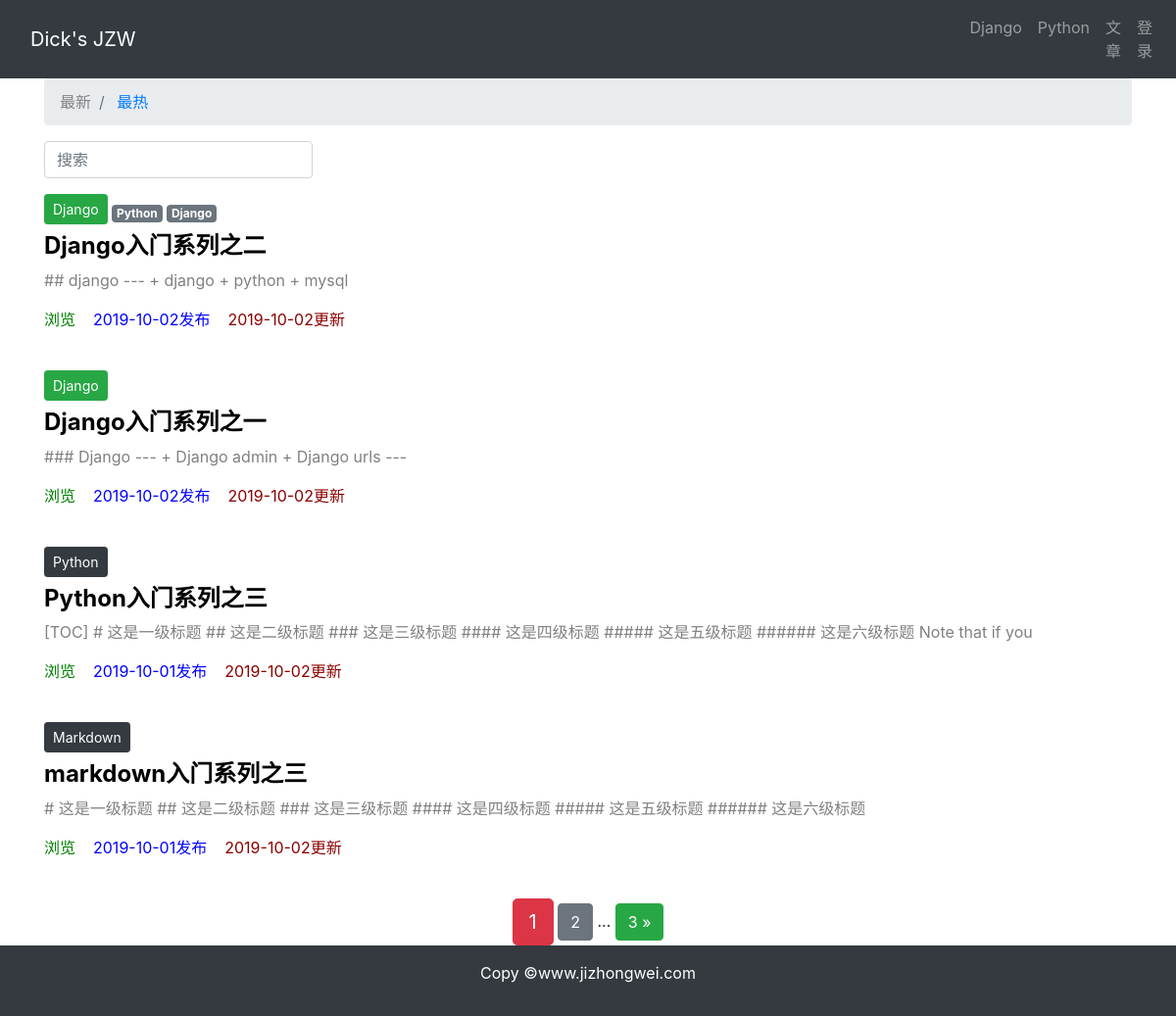
/article/article-list, run on an earlier commit of the app's database.
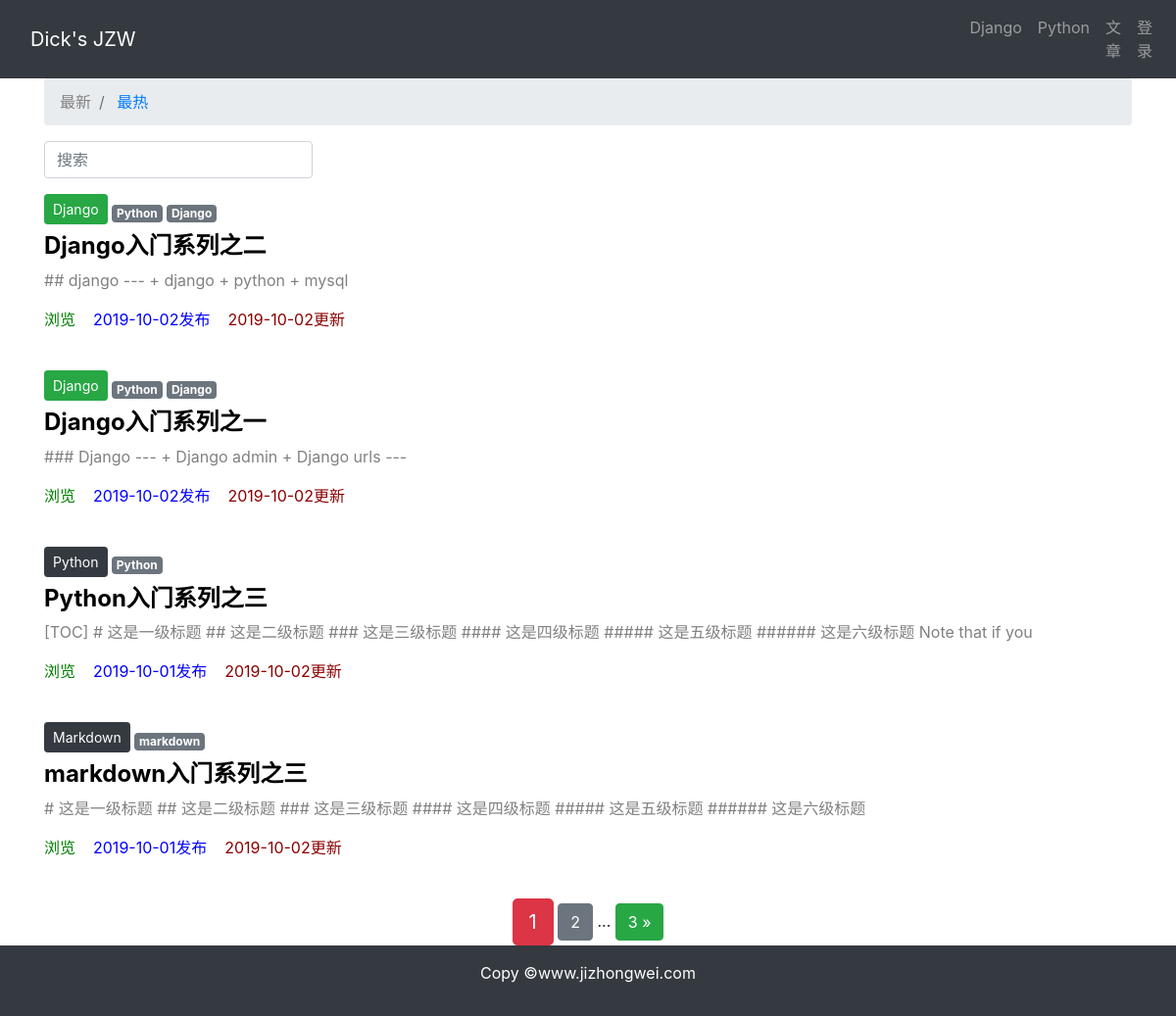
And on a later commit of the database.
### article/models.py (models this page shows, shortened)
class ArticlePost(models.Model):
    author = models.ForeignKey(User, on_delete= models.CASCADE)
    title = models.CharField(max_length= 100)
    body = models.TextField()
    created = models.DateTimeField(default= timezone.now)
    updated = models.DateTimeField(auto_now= True)
    views = models.PositiveIntegerField(default= 0)
    column = models.ForeignKey(
        ArticleColumn,
        null= True,
        blank= True,
        on_delete= models.CASCADE,
        related_name= 'article',
    )
    tags = TaggableManager(blank= True)
    class Meta:
        ordering = ('-created',)

class ArticleColumn(models.Model):
    title = models.CharField(max_length= 100, blank= True)
    created = models.DateTimeField(default= timezone.now)
    def __str__(self):
        return self.title

### article/views.py (the view)
# urls.py: path('article-list', views.article_list, name = 'article-list'),
def article_list(request):
    search = request.GET.get('search')
    order = request.GET.get('order')
    column = request.GET.get('column')
    tag = request.GET.get('tag')
    article_list = ArticlePost.objects.all()
    if search:
        article_list = ArticlePost.objects.filter(
            Q(title__icontains= search) | Q(body__icontains= search)
        )
    else:
        search = ''
    if column is not None and column.isdigit():
        article_list = article_list.filter(column= column)
    if tag and tag != 'None':
        article_list = article_list.filter(tags__name__in = [tag])
    if order == 'views':
        article_list = article_list.order_by('-views')
    paginator = Paginator(article_list, 4)
    page = request.GET.get('page')
    articles = paginator.get_page(page)
    context = {'articles': articles,
               'order': order,
               'search': search,
               'column': column,
               'tag': tag,
               }
    return render(request, 'article/list.html', context)

### templates/article/list.html (shortened to what this page needs)
{% extends 'base.html' %}
{% load staticfiles %}
{% block content %}
    <div class="container">
        <nav>
            <ol class="breadcrumb">
                <li class="breadcrumb-item">
                    {% if order == 'views' %}
                        <a href="{% url 'article:article-list' %}?search={{ search }}&column={{ column }}&tag={{ tag }}">
                            最新
                        </a>
                    {% else %}
                        <span style="color:gray;">最新</span>
                    {% endif %}
                </li>
                <li class="breadcrumb-item">
                    {% if order == 'views' %}
                        <span style="color:gray;">最热</span>
                    {% else %}
                        <a href="{% url 'article:article-list' %}?order=views&seach={{ search }}&column={{ column }}&tag={{ tag }}">
                            最热
                        </a>
                    {% endif %}
                </li>
            </ol>
        </nav>
        <div class="row">
            <div class="col-auto mr-auto">
                <form class="form-inline">
                    <input type="text" class="form-control mb-2 mr-sm-2" name="search" placeholder="搜索" required>
                </form>
            </div>
        </div>
        <div class="row mt-2">
            {% for article in articles %}
                <div class="col-12">
                    {% if article.column %}
                        <button type="button"
                                class="btn btn-sm mb-2
                                       {% if article.column.title == 'Django' %}
                                       btn-success
                                       {% elif article.column.title == 'Html' %}
                                       btn-danger
                                       {% elif aritcle.column.title == 'Markdown' %}
                                       btn-warning
                                       {% else %}
                                       btn-dark
                                       {% endif %}
                                ">
                            {{ article.column }}
                        </button>
                    {% endif %}
                    <span>
                        {% for tag in article.tags.all %}
                            <a href="{% url 'article:article-list' %}?tag={{ tag }}" class="badge badge-secondary">
                                {{ tag }}
                            </a>
                        {% endfor %}
                    </span>
                    <h4>
                        <b>
                            <a href="{% url 'article:article-detail' article.id %}"
                            style="color:black;">
                                {{ article.title }}
                            </a>
                        </b>
                    </h4>
                    <div>
                        <p style="color:gray;">
                            {{ article.body | slice:'100' }}
                        </p>
                    </div>
                    <p>
                        <span style="color:green;">
                            {{ article.total_views }}浏览&nbsp;&nbsp;&nbsp;
                        </span>
                        <span style="color:blue;">
                            {{ article.created | date:"Y-m-d" }}发布&nbsp;&nbsp;&nbsp;
                        </span>
                        <span style="color:darkred;">
                            {{ article.updated | date:"Y-m-d" }}更新
                        </span>
                    </p>
                    <br>
                </div>
            {% endfor %}
        </div>
        <div class="pagination row">
            <div class="m-auto">
                <span class="step-links">
                    <span class="current btn btn-danger btn-lg">
                        {{ articles.number }}
                    </span>
                    {% if articles.has_next %}
                        <a href="?page={{ articles.next_page_number }}&order={{ order }}&search={{ search }}&column={{ column }}&tag={{ tag }}" class="btn btn-secondary">
                            {{ articles.next_page_number }}
                        </a>
                        <span>...</span>
                        <a href="?page={{ articles.paginator.num_pages }}&order={{ order }}&search={{ search }}&column={{ column }}&tag={{ tag }}" class="btn btn-success">
                            {{ articles.paginator.num_pages }} &raquo;
                        </a>
                    {% endif %}
                </span>
            </div>
        </div>
    </div>
{% endblock %}

### templates/base.html (shortened to what this page needs)
{% load staticfiles %}
<!doctype html>
<html lang="zh-cn">
<head>
    <link rel="stylesheet" href="{% static 'bootstrap/css/bootstrap.min.css' %}">
    <link rel="stylesheet" href="{% static 'md_css/friendly.css' %}">
</head>
<body>
    {% include 'header.html' %}
    {% block content %}
    {% endblock %}
    {% include 'footer.html' %}
</body>
</html>

### templates/header.html (shortened to what this page needs)
<nav class="navbar navbar-expand-lg navbar-dark bg-dark">
    <div class="container">
        <a href="{% url 'article:article-list' %}" class="navbar-brand">Dick's JZW</a>
    </div>
    <div class="collapse navbar-collapse" id="collapsibleNavbar">
        <ul class="navbar-nav">
            <li class="nav-item">
                <a href="#" class="nav-link">Django</a>
            </li>
            <li class="nav-item">
                <a href="#" class="nav-link">Python</a>
            </li>
            <li class="nav-item">
                <a href="{% url 'article:article-list' %}" class="nav-link">文章</a>
            </li>
            {% if user.is_authenticated %}
                <li class="nav-item dropdown">
                    <a href="#" class="nav-link dropdown-toggle" role="button" data-toggle="dropdown">
                        {{ user.username | upper }}
                    </a>
                    <div class="dropdown-menu">
                        <a class="dropdown-item" href="{% url 'userprofile:logout' %}">退出登录</a>
                        <a href="#" class="dropdown-item" onclick="user_delete()">删除用户</a>
                        <a href="{% url 'userprofile:edit' user.id %}" class="dropdown-item">个人信息</a>
                        <a href="{% url 'article:article-create' %}" class="dropdown-item">写文章</a>
                    </div>
                </li>
            {% else %}
                <li class="nav-item">
                    <a href="{% url 'userprofile:login' %}" class="nav-link">登录</a>
                </li>
            {% endif %}
        </ul>
    </div>
</nav>

### templates/footer.html
{% load staticfiles %}
<div>
    <br>
    <br>
    <br>
</div>
<footer class="py-3 bg-dark fixed-bottom">
    <div class="container">
        <p class="text-center text-white">Copy &copy;www.jizhongwei.com</p>
    </div>
</footer>

What changed in the data, as far as the page shows it:
changed ArticlePost "Django入门系列之一": gains Tag (name "Python"); gains Tag (name "Django")
changed ArticlePost "Python入门系列之三": gains Tag (name "Python")
added Tag: name "markdown", shown under ArticlePost "markdown入门系列之三"
